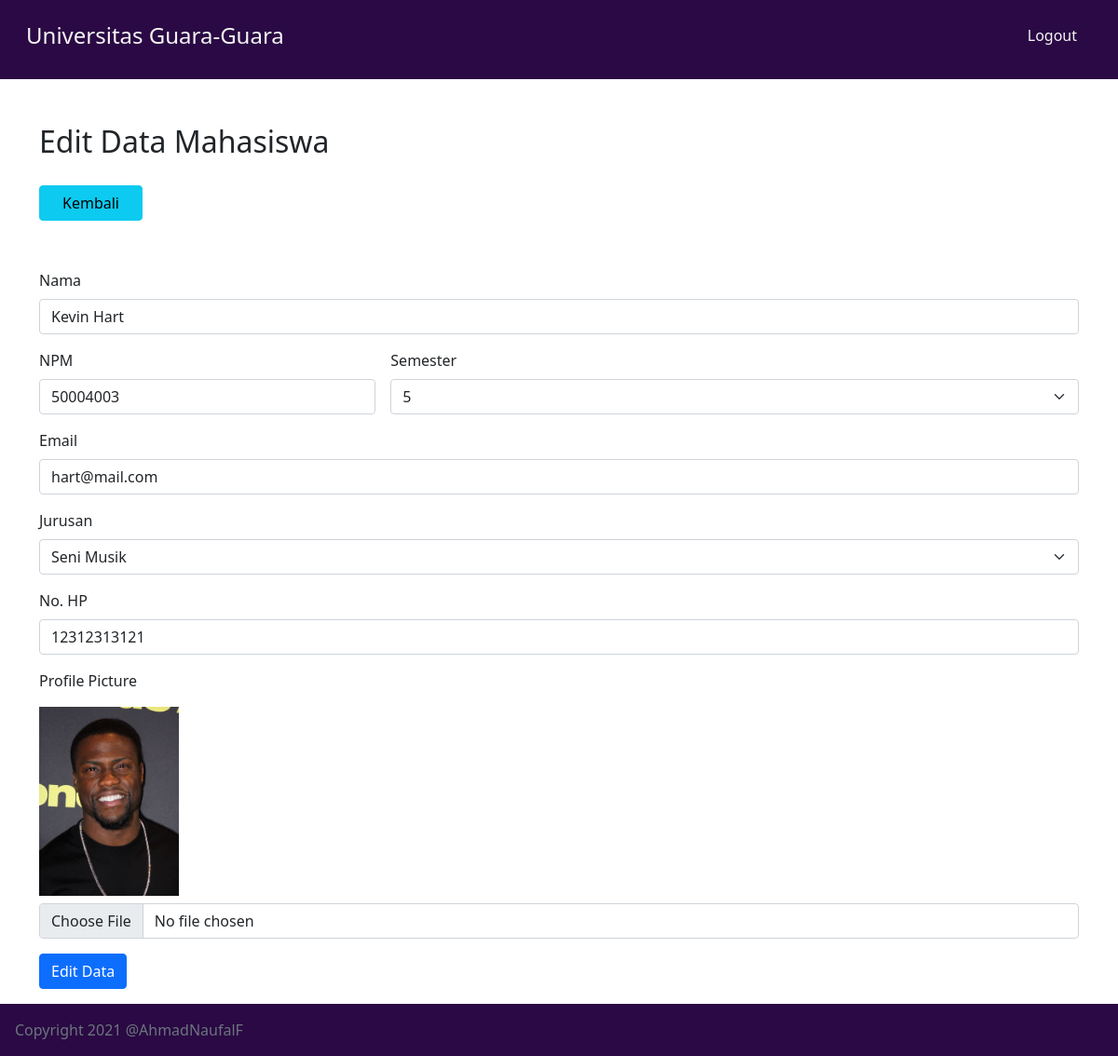
The page /edit.php?id=4 (signed in) on the database its author committed.
### tables this page shows
CREATE TABLE `mahasiswa` (
  `id` int(11) NOT NULL,
  `nama` varchar(200) NOT NULL,
  `npm` char(8) NOT NULL,
  `semester` char(2) NOT NULL,
  `email` varchar(100) NOT NULL,
  `jurusan` varchar(100) NOT NULL,
  `telepon` char(13) NOT NULL,
  `gambar` varchar(100) NOT NULL
);

### functions.php (called while the page is built, shortened)
<?php
$conn = mysqli_connect("localhost", "root", "", "guara_db");
function query($query)
{
    global $conn;
    $result = mysqli_query($conn, $query);
    $rows = [];
    while ($row = mysqli_fetch_assoc($result)) {
        $rows[] = $row;
    }
    return $rows;
}

### edit.php (the view, shortened to what this page needs)
<?php
require 'functions.php';
$id = $_GET['id'];
$mhs = query("SELECT * FROM mahasiswa WHERE id = $id")[0];
?>
<!DOCTYPE html>
<html lang="en">
<head>
    <link href="https://cdn.jsdelivr.net/npm/bootstrap@5.1.0/dist/css/bootstrap.min.css" rel="stylesheet">
</head>
<body>
    <nav class="navbar sticky-top navbar-light" style="background-color: #2A0944;">
        <div class="container-fluid">
            <a class="navbar-brand p-3 d-inline-flex" href="#">
                <h4 style="color: whitesmoke;">Universitas Guara-Guara</h4>
            </a>
            <a class="navbar-brand p-3 d-inline-flex" href="logout.php">
                <h6 style="color: whitesmoke;">Logout</h6>
            </a>
        </div>
    </nav>
    <section>
        <div class="container">
            <div class="row">
                <div class="col-md-12 mt-5 mb-3">
                    <h2>Edit Data Mahasiswa</h2>
                </div>
                <div class="col-md-12">
                    <a href="index.php" class="btn btn-info px-4 my-1">Kembali</a>
                </div>
                <div class="col-md-12 my-3">
                    <form class="row g-3" action="" method="POST" enctype="multipart/form-data">
                        <div class="col-md-12">
                            <label for="nama" class="form-label">Nama</label>
                            <input type="text" class="form-control" id="nama" name="nama" value="<?= $mhs['nama'] ?>" autocomplete="off">
                        </div>
                        <div class="col-md-4">
                            <label for="npm" class="form-label">NPM</label>
                            <input type="text" class="form-control" id="npm" name="npm" maxlength="8" value="<?= $mhs['npm'] ?>" autocomplete="off">
                        </div>
                        <div class="col-md-8">
                            <label for="semester" class="form-label">Semester</label>
                            <select id="semester" class="form-select" name="semester">
                                <option><?= $mhs['semester'] ?></option>
                            </select>
                        </div>
                        <div class="col-md-12">
                            <label for="email" class="form-label">Email</label>
                            <input type="email" class="form-control" id="email" name="email" value="<?= $mhs['email'] ?>" autocomplete="off">
                        </div>
                        <div class="col-md-12">
                            <label for="jurusan" class="form-label">Jurusan</label>
                            <select id="jurusan" class="form-select" name="jurusan">
                                <option><?= $mhs['jurusan'] ?></option>
                            </select>
                        </div>
                        <div class="col-md-12">
                            <label for="telepon" class="form-label">No. HP</label>
                            <input type="text" class="form-control" id="telepon" name="telepon" maxlength="14" value="<?= $mhs['telepon'] ?>" autocomplete="off">
                        </div>
                        <div class="col-md-12">
                            <label for="gambar" class="form-label">Profile Picture</label><br>
                            <img src="img/<?= $mhs['gambar']; ?>" style="width: 150px;" class="my-2">
                            <input type="file" class="form-control" id="gambar" name="gambar">
                        </div>
                        <div class="col-12">
                            <button type="submit" class="btn btn-primary" name="submit">Edit Data</button>
                        </div>
                    </form>
                </div>
            </div>
        </div>
    </section>
    <footer class="footer mt-auto bg-light">
        <div class="container-fluid p-3" style="background-color: #2A0944;">
            <span class="text-muted">Copyright 2021 @AhmadNaufalF</span>
        </div>
    </footer>
</body>
</html>

### rows shown on the page
mahasiswa: nama "Kevin Hart", npm "50004003", semester "5", email "hart@mail.com", jurusan "Seni Musik", telepon "12312313121", gambar (picture)
